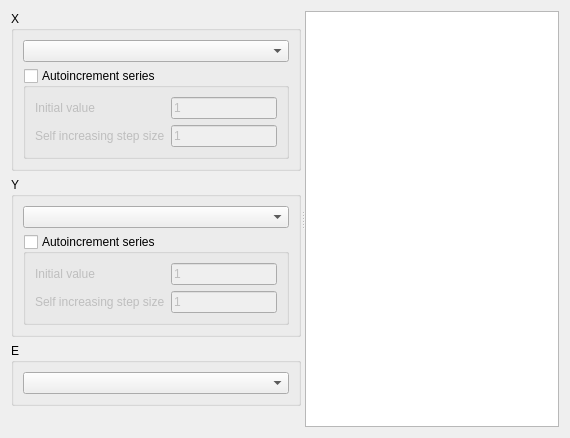
<?xml version="1.0" encoding="UTF-8"?>
<ui version="4.0">
 <class>DAChartAddXYESeriesWidget</class>
 <widget class="QWidget" name="DAChartAddXYESeriesWidget">
  <property name="geometry">
   <rect>
    <x>0</x>
    <y>0</y>
    <width>570</width>
    <height>438</height>
   </rect>
  </property>
  <property name="windowTitle">
   <string>Add XY Series</string>
  </property>
  <layout class="QVBoxLayout" name="verticalLayout_7">
   <item>
    <widget class="QSplitter" name="splitter">
     <property name="orientation">
      <enum>Qt::Horizontal</enum>
     </property>
     <widget class="QWidget" name="layoutWidget">
      <layout class="QVBoxLayout" name="verticalLayout_3">
       <item>
        <layout class="QHBoxLayout" name="horizontalLayout"/>
       </item>
       <item>
        <widget class="DA::DACollapsibleGroupBox" name="groupBoxX">
         <property name="title">
          <string>X</string>
         </property>
         <property name="flat">
          <bool>true</bool>
         </property>
         <layout class="QVBoxLayout" name="verticalLayout">
          <item>
           <widget class="DA::DADataManagerComboBox" name="comboBoxX"/>
          </item>
          <item>
           <widget class="QGroupBox" name="groupBoxXAutoincrement">
            <property name="title">
             <string>Autoincrement series</string>
            </property>
            <property name="flat">
             <bool>false</bool>
            </property>
            <property name="checkable">
             <bool>true</bool>
            </property>
            <property name="checked">
             <bool>false</bool>
            </property>
            <layout class="QGridLayout" name="gridLayout">
             <item row="0" column="0">
              <widget class="QLabel" name="labelXInitValue">
               <property name="text">
                <string>Initial value</string>
               </property>
              </widget>
             </item>
             <item row="0" column="1">
              <widget class="QLineEdit" name="lineEditXInitValue">
               <property name="text">
                <string>1</string>
               </property>
              </widget>
             </item>
             <item row="1" column="0">
              <widget class="QLabel" name="labelXStep">
               <property name="text">
                <string>Self increasing step size</string>
               </property>
              </widget>
             </item>
             <item row="1" column="1">
              <widget class="QLineEdit" name="lineEditXStepValue">
               <property name="text">
                <string>1</string>
               </property>
              </widget>
             </item>
            </layout>
           </widget>
          </item>
         </layout>
        </widget>
       </item>
       <item>
        <widget class="DA::DACollapsibleGroupBox" name="groupBox">
         <property name="title">
          <string>Y</string>
         </property>
         <property name="flat">
          <bool>true</bool>
         </property>
         <layout class="QVBoxLayout" name="verticalLayout_2">
          <item>
           <widget class="DA::DADataManagerComboBox" name="comboBoxY"/>
          </item>
          <item>
           <widget class="QGroupBox" name="groupBoxYAutoincrement">
            <property name="title">
             <string>Autoincrement series</string>
            </property>
            <property name="flat">
             <bool>false</bool>
            </property>
            <property name="checkable">
             <bool>true</bool>
            </property>
            <property name="checked">
             <bool>false</bool>
            </property>
            <layout class="QGridLayout" name="gridLayout_2">
             <item row="1" column="1">
              <widget class="QLineEdit" name="lineEditYStepValue">
               <property name="text">
                <string>1</string>
               </property>
              </widget>
             </item>
             <item row="0" column="1">
              <widget class="QLineEdit" name="lineEditYInitValue">
               <property name="text">
                <string>1</string>
               </property>
              </widget>
             </item>
             <item row="0" column="0">
              <widget class="QLabel" name="labelYInitValue">
               <property name="text">
                <string>Initial value</string>
               </property>
              </widget>
             </item>
             <item row="1" column="0">
              <widget class="QLabel" name="labelYStep">
               <property name="text">
                <string>Self increasing step size</string>
               </property>
              </widget>
             </item>
            </layout>
           </widget>
          </item>
         </layout>
        </widget>
       </item>
       <item>
        <widget class="DA::DACollapsibleGroupBox" name="groupBoxE">
         <property name="title">
          <string>E</string>
         </property>
         <property name="flat">
          <bool>true</bool>
         </property>
         <layout class="QVBoxLayout" name="verticalLayout_4">
          <item>
           <widget class="DA::DADataManagerComboBox" name="comboBoxYE"/>
          </item>
         </layout>
        </widget>
       </item>
       <item>
        <spacer name="verticalSpacer">
         <property name="orientation">
          <enum>Qt::Vertical</enum>
         </property>
         <property name="sizeHint" stdset="0">
          <size>
           <width>20</width>
           <height>40</height>
          </size>
         </property>
        </spacer>
       </item>
      </layout>
     </widget>
     <widget class="QTableView" name="tableViewXYE"/>
    </widget>
   </item>
  </layout>
 </widget>
 <customwidgets>
  <customwidget>
   <class>DA::DADataManagerComboBox</class>
   <extends>QComboBox</extends>
   <header>DADataManagerComboBox.h</header>
  </customwidget>
  <customwidget>
   <class>DA::DACollapsibleGroupBox</class>
   <extends>QGroupBox</extends>
   <header location="global">DACollapsibleGroupBox.h</header>
   <container>1</container>
  </customwidget>
 </customwidgets>
 <resources/>
 <connections/>
</ui>
